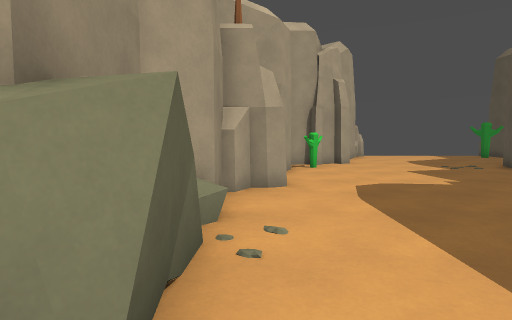
View 1 (above)

14 first-person views from a walk through a 3-D level made in the Godot game engine. The camera is 1.2 m above the floor, tilts 4° down and sees 75° across. The floor is counted in squares, 1 m on a side. Each view is taken from the middle of a square. On the plan, view 1 faces up. The plan holds only what a view shows up to about 14 squares ahead; the rest is blank. The place goes on beyond the plan.

View 2
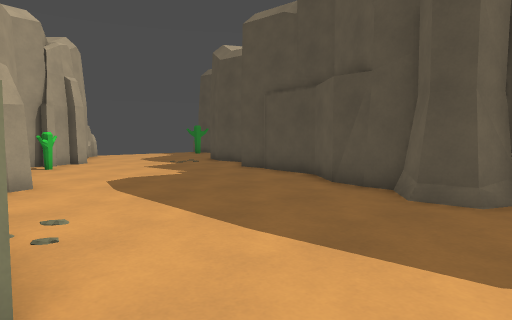

View 3
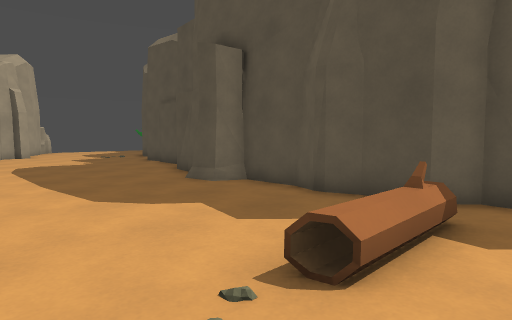

View 4
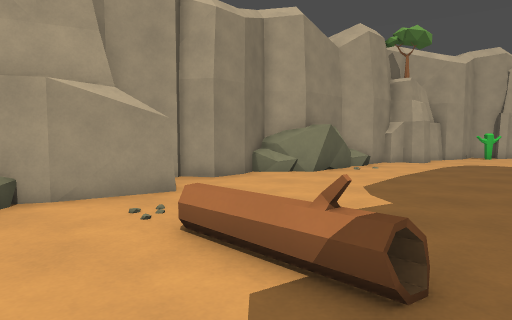

View 5
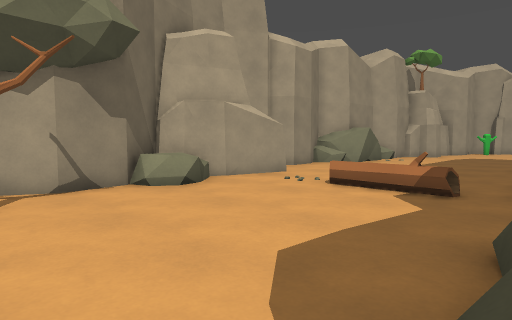

View 6
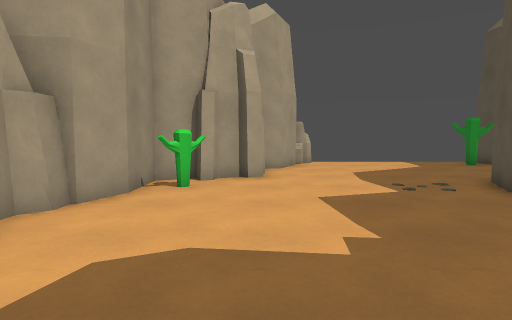

View 7
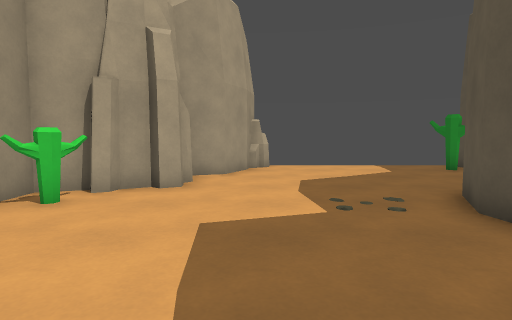

View 8
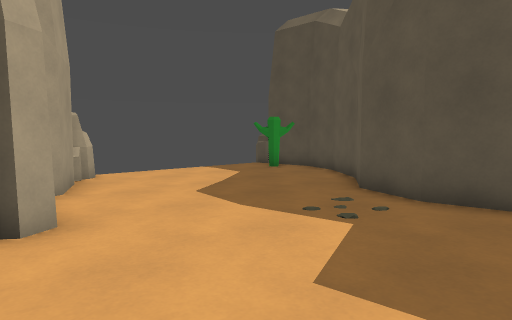

View 9
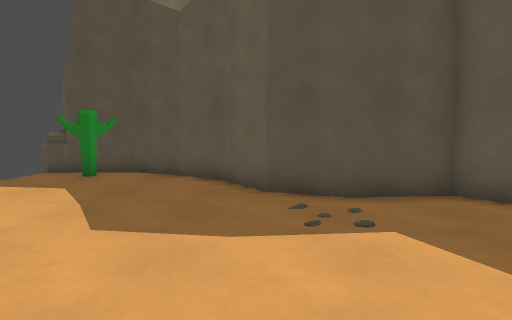

View 10
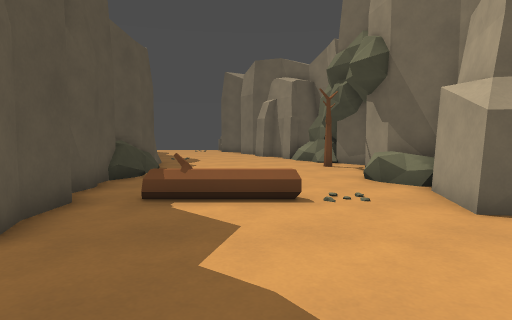

View 11
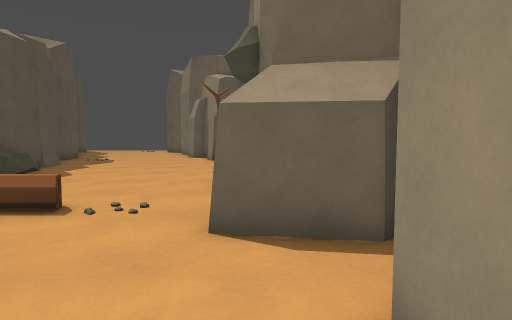

View 12
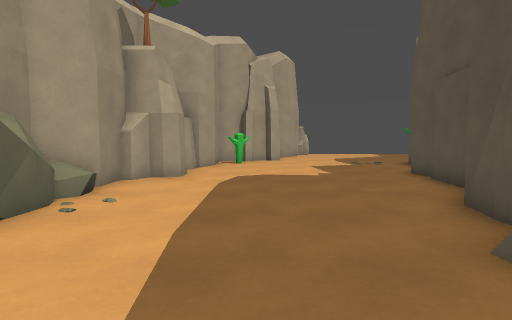

View 13
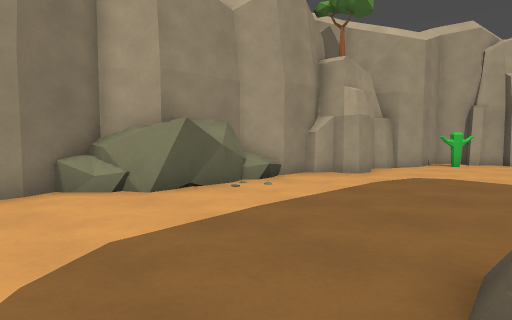

View 14
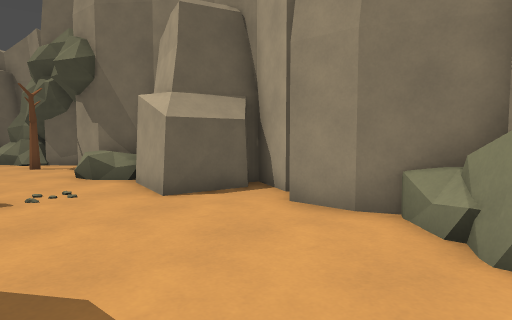

### Floor plan
Points are (right, up) in squares from view 1. A wall is a line through its corners. A room is listed if a view was taken in it or the views show most of it. See-through windows are left out.
Room 1 (views 1, 2, 3, 6, 7, 8, 9, 10, 11, 12, 13, 14)
walls: (8.2, 7.6) (8.1, 9); (6.7, 3.1) (6.7, 3.8); (6.5, 2.8) (6.8, 3.9) (7.8, 5.1) (8.1, 7.6); (8.9, 9.4) (9.7, 10) (9.5, 12.2) (10.2, 13.8) (11.9, 14.8) (13.5, 16.5) (14.2, 18.1) (14.1, 20.3); (0.6, 8.8) (0.6, 8) (0.2, 7.8) (-0.1, 7.8) (-0.5, 7.2); (6.4, 1.7) (6.4, 2.9); (-0.7, 7.7) (-0.7, 6.1) (-1.7, 5) (-1.1, 3.8); (0.6, 10.9) (0.6, 10.3) (0.2, 9.9); (-1.3, 4.5) (-0.6, 3.4) (-0.6, 1.4); (-1.7, 5) (-1.6, 2.3) (-2.7, 1.2) (-1.9, -0.6) (-1.8, -1.9) (-2.8, -2.5); (-0.4, 2.2) (-1.3, 1.4); (2.3, 14.5) (1.2, 14.1) (1.3, 12.1) (0.8, 10.8); (4.2, 15) (3.8, 14.7) (3.5, 14.9) (2.9, 14.6) (2.8, 14.2) (2.5, 14); (4.4, 15.9) (4.2, 15.4); (6.4, -2.1) (6.4, 0) (5.8, 0.3) (5.7, 1.2) (6.2, 1.6); (6.3, -2.5) (6.5, -2); (6.1, -3) (6.1, -2.7) (6.4, -2.3); (-2.6, -2.6) (-3.4, -4.3); (-2.5, -3.8) (-0.5, -4.1) (-1, -6.4) (-1.9, -8); (6.4, 20.1) (5.8, 20.1) (5.7, 19.2) (5, 17.7) (4, 17.3); (6.8, -6.9) (7, -5.7) (6.4, -5) (6.4, -3.7) (6.1, -2.8); (14.2, 20.3) (14.2, 21.1)
low walls: (-1, 4.6) (-0.6, 3.6); (-0.5, 1.8) (-0.9, 1.5); (-1.4, 1.3) (-1.9, 0.9); (2.4, -5.8) (2.1, -5.1); (-0.8, -7.3) (-0.5, -7.6); (14, 20.3) (14, 21)
ways out: opening at (1.3, -7) to room 2; opening at (6, -6) to room 2
objects: other object (2, 13); other object (13, 19)
Room 2 (views 4, 5)
walls: (-1.1, -9.3) (-0.9, -11) (-1.5, -12); (7, -8.6) (6.9, -7.5); (7.2, -11.5) (7.7, -10.1); (7.1, -12.7) (7, -11.2); (-1.6, -12.9) (-1.2, -13.5); (7.5, -13.6) (7.5, -13.1)
low walls: (-0.2, -8.7) (-0.6, -9.2); (-0.3, -8.8) (-1.1, -9.3); (6.6, -10.8) (6.7, -10); (6.6, -8.9) (6.9, -8.2); (6.8, -10.5) (6.6, -8.7) (6.9, -8.1); (7.2, -9.5) (7.1, -8.7); (6.9, -11.7) (6.8, -11.2); (5.1, -5.8) (2.4, -5.8)
ways out: opening at (1.3, -7) to room 1; opening at (6, -6) to room 1
objects: tree (0, -12)

Positions as (right, up) in squares from view 1, and headings:
1: (0, 0), facing up
2: (-1, -1), facing up-right
3: (0, -7), facing up-right
4: (6, -8), facing up-left
5: (7, -13), facing up-left
6: (4, 5), facing up
7: (6, 7), facing up
8: (3, 10), facing up-right
9: (3, 14), facing right
10: (3, 1), facing down
11: (-1, 0), facing down
12: (3, -2), facing up
13: (6, -2), facing up-left
14: (3, 2), facing down-left
